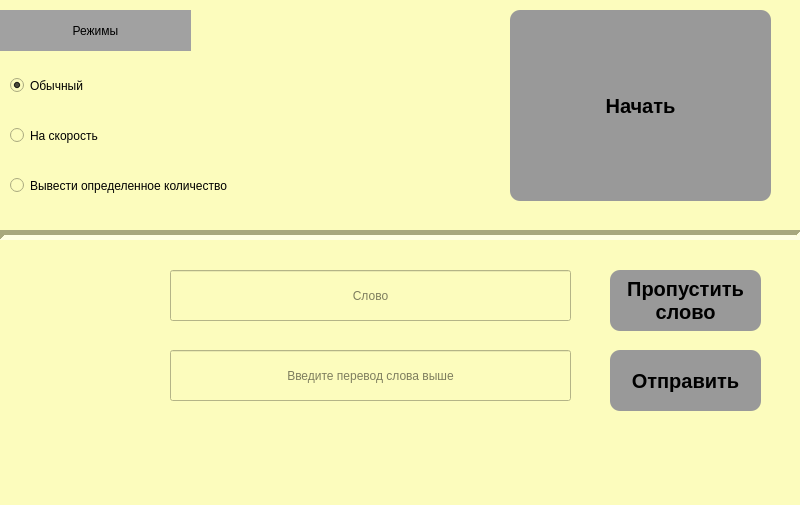
<?xml version="1.0" encoding="UTF-8"?>
<ui version="4.0">
 <class>Translate_Window</class>
 <widget class="QMainWindow" name="Translate_Window">
  <property name="geometry">
   <rect>
    <x>0</x>
    <y>0</y>
    <width>800</width>
    <height>505</height>
   </rect>
  </property>
  <property name="windowTitle">
   <string>MainWindow</string>
  </property>
  <property name="styleSheet">
   <string notr="true">background-color: rgb(252, 252, 189);</string>
  </property>
  <widget class="QWidget" name="centralwidget">
   <widget class="QRadioButton" name="radio_basic">
    <property name="geometry">
     <rect>
      <x>10</x>
      <y>70</y>
      <width>381</width>
      <height>31</height>
     </rect>
    </property>
    <property name="styleSheet">
     <string notr="true">font: 75 16pt &quot;MS Shell Dlg 2&quot;;</string>
    </property>
    <property name="text">
     <string>Обычный</string>
    </property>
    <property name="checked">
     <bool>true</bool>
    </property>
   </widget>
   <widget class="Line" name="line">
    <property name="geometry">
     <rect>
      <x>0</x>
      <y>220</y>
      <width>801</width>
      <height>31</height>
     </rect>
    </property>
    <property name="styleSheet">
     <string notr="true">font: 75 16pt &quot;MS Shell Dlg 2&quot;;</string>
    </property>
    <property name="lineWidth">
     <number>5</number>
    </property>
    <property name="orientation">
     <enum>Qt::Horizontal</enum>
    </property>
   </widget>
   <widget class="QLabel" name="label">
    <property name="geometry">
     <rect>
      <x>0</x>
      <y>10</y>
      <width>191</width>
      <height>41</height>
     </rect>
    </property>
    <property name="styleSheet">
     <string notr="true">font: 75 18pt &quot;MS Shell Dlg 2&quot;;
background-color: rgb(161, 161, 161);</string>
    </property>
    <property name="text">
     <string>Режимы</string>
    </property>
    <property name="alignment">
     <set>Qt::AlignCenter</set>
    </property>
   </widget>
   <widget class="QRadioButton" name="radio_faster">
    <property name="geometry">
     <rect>
      <x>10</x>
      <y>120</y>
      <width>371</width>
      <height>31</height>
     </rect>
    </property>
    <property name="styleSheet">
     <string notr="true">font: 75 16pt &quot;MS Shell Dlg 2&quot;;</string>
    </property>
    <property name="text">
     <string>На скорость</string>
    </property>
    <property name="checkable">
     <bool>true</bool>
    </property>
   </widget>
   <widget class="QRadioButton" name="radio_on_total">
    <property name="geometry">
     <rect>
      <x>10</x>
      <y>170</y>
      <width>371</width>
      <height>31</height>
     </rect>
    </property>
    <property name="styleSheet">
     <string notr="true">font: 75 16pt &quot;MS Shell Dlg 2&quot;;</string>
    </property>
    <property name="text">
     <string>Вывести определенное количество</string>
    </property>
   </widget>
   <widget class="QPushButton" name="btn_start_end">
    <property name="geometry">
     <rect>
      <x>510</x>
      <y>10</y>
      <width>261</width>
      <height>191</height>
     </rect>
    </property>
    <property name="font">
     <font>
      <pointsize>-1</pointsize>
      <weight>75</weight>
      <bold>true</bold>
     </font>
    </property>
    <property name="cursor">
     <cursorShape>ArrowCursor</cursorShape>
    </property>
    <property name="layoutDirection">
     <enum>Qt::LeftToRight</enum>
    </property>
    <property name="styleSheet">
     <string notr="true">QPushButton {
    background-color: rgb(153, 153, 153);
    border: none;
    color: #0000;
    padding: 8px 16px;
    font-size: 20px;
    font-weight: bold;
    border-radius: 10px;;
}

QPushButton:pressed {
     background-color: rgb(0, 170, 0);
    padding-left: 14px;
    padding-top: 10px;
}

QPushButton:focus {
    outline: none;
}
</string>
    </property>
    <property name="text">
     <string>Начать</string>
    </property>
    <property name="autoRepeatInterval">
     <number>100</number>
    </property>
   </widget>
   <widget class="QLabel" name="timer_label">
    <property name="geometry">
     <rect>
      <x>10</x>
      <y>260</y>
      <width>71</width>
      <height>41</height>
     </rect>
    </property>
    <property name="styleSheet">
     <string notr="true">font: 75 18pt &quot;MS Shell Dlg 2&quot;;
</string>
    </property>
    <property name="text">
     <string/>
    </property>
    <property name="alignment">
     <set>Qt::AlignCenter</set>
    </property>
   </widget>
   <widget class="QLineEdit" name="edit_to_out">
    <property name="geometry">
     <rect>
      <x>170</x>
      <y>270</y>
      <width>401</width>
      <height>51</height>
     </rect>
    </property>
    <property name="styleSheet">
     <string notr="true">font: italic 20pt &quot;Times New Roman&quot;;</string>
    </property>
    <property name="text">
     <string/>
    </property>
    <property name="alignment">
     <set>Qt::AlignCenter</set>
    </property>
    <property name="dragEnabled">
     <bool>false</bool>
    </property>
    <property name="readOnly">
     <bool>true</bool>
    </property>
    <property name="placeholderText">
     <string>Слово</string>
    </property>
   </widget>
   <widget class="QLineEdit" name="edit_to_input">
    <property name="geometry">
     <rect>
      <x>170</x>
      <y>350</y>
      <width>401</width>
      <height>51</height>
     </rect>
    </property>
    <property name="styleSheet">
     <string notr="true">font: 75 18pt &quot;MS Shell Dlg 2&quot;;</string>
    </property>
    <property name="alignment">
     <set>Qt::AlignCenter</set>
    </property>
    <property name="dragEnabled">
     <bool>false</bool>
    </property>
    <property name="readOnly">
     <bool>true</bool>
    </property>
    <property name="placeholderText">
     <string>Введите перевод слова выше</string>
    </property>
   </widget>
   <widget class="QPushButton" name="btn_accept">
    <property name="geometry">
     <rect>
      <x>610</x>
      <y>350</y>
      <width>151</width>
      <height>61</height>
     </rect>
    </property>
    <property name="font">
     <font>
      <pointsize>-1</pointsize>
      <weight>75</weight>
      <bold>true</bold>
     </font>
    </property>
    <property name="cursor">
     <cursorShape>ArrowCursor</cursorShape>
    </property>
    <property name="layoutDirection">
     <enum>Qt::LeftToRight</enum>
    </property>
    <property name="styleSheet">
     <string notr="true">QPushButton {
    background-color: rgb(153, 153, 153);
    border: none;
    color: #0000;
    padding: 8px 16px;
    font-size: 20px;
    font-weight: bold;
    border-radius: 10px;;
}

QPushButton:pressed {
     background-color: rgb(0, 170, 0);
    padding-left: 14px;
    padding-top: 10px;
}

QPushButton:focus {
    outline: none;
}
</string>
    </property>
    <property name="text">
     <string>Отправить</string>
    </property>
    <property name="autoRepeatInterval">
     <number>100</number>
    </property>
   </widget>
   <widget class="QPushButton" name="btn_skip_word">
    <property name="geometry">
     <rect>
      <x>610</x>
      <y>270</y>
      <width>151</width>
      <height>61</height>
     </rect>
    </property>
    <property name="font">
     <font>
      <pointsize>-1</pointsize>
      <weight>75</weight>
      <bold>true</bold>
     </font>
    </property>
    <property name="cursor">
     <cursorShape>ArrowCursor</cursorShape>
    </property>
    <property name="layoutDirection">
     <enum>Qt::LeftToRight</enum>
    </property>
    <property name="styleSheet">
     <string notr="true">QPushButton {
    background-color: rgb(153, 153, 153);
    border: none;
    color: #0000;
    padding: 8px 16px;
    font-size: 20px;
    font-weight: bold;
    border-radius: 10px;;
}

QPushButton:pressed {
     background-color: rgb(0, 170, 0);
    padding-left: 14px;
    padding-top: 10px;
}

QPushButton:focus {
    outline: none;
}
</string>
    </property>
    <property name="text">
     <string>Пропустить
слово</string>
    </property>
    <property name="autoRepeatInterval">
     <number>100</number>
    </property>
   </widget>
  </widget>
 </widget>
 <resources/>
 <connections/>
</ui>
